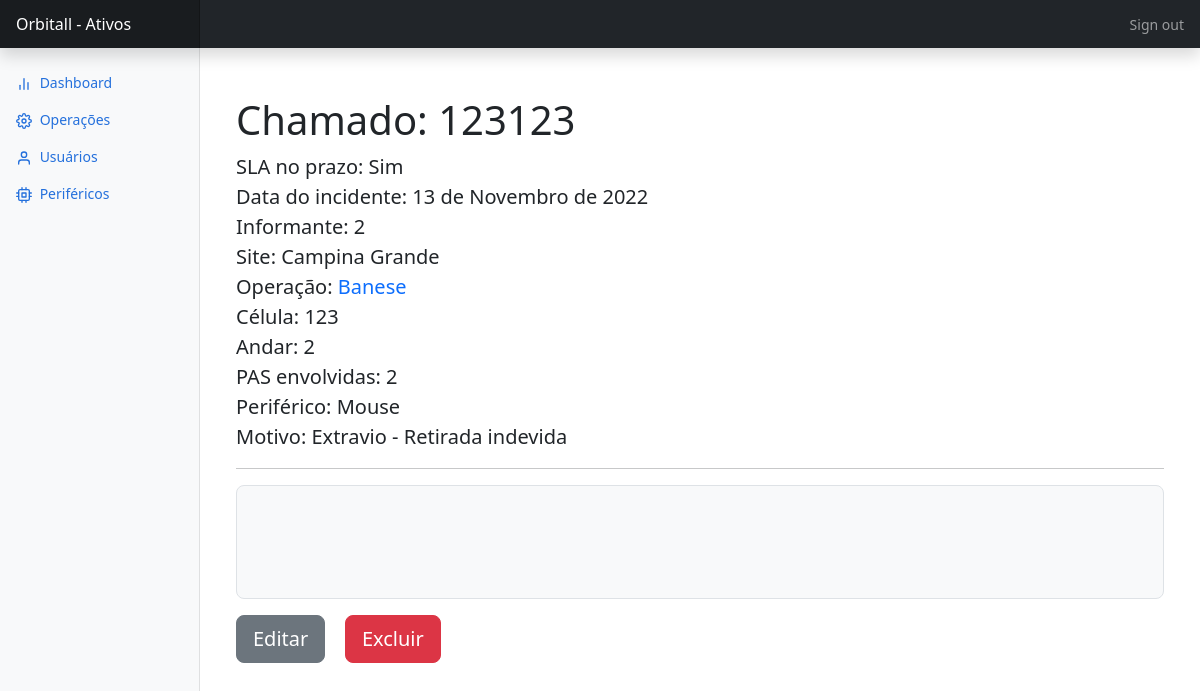
Page /home/incidente/123123 on the committed database.
### cadastroEquipamento/models.py (models this page shows, shortened)
class TblSolicitacao(models.Model):
    MOTIVO_CHOICES = (
        ("extravio","Extravio - Retirada indevida"),
        ("adicao","Adição Novo"),
        ("quebra","Quebra - Por Desgaste"),
        ("quebra_mal_uso","Quebra - Mal Uso"),
        ("troca","Troca")
    )
    chamado = models.CharField(max_length=7, unique=True)
    sla = models.BooleanField(default=False)
    data_incidentes = models.DateField(auto_now_add=True)
    solicitante = models.CharField(max_length=50)
    site = models.CharField(max_length=50)
    operacao = models.ForeignKey("TblOperacao", on_delete=models.DO_NOTHING , related_name="incidentes_ativos")
    andar = models.CharField(max_length=10)
    periferico = models.ForeignKey("TblPeriferico", on_delete=models.DO_NOTHING, related_name="perifericos")
    motivo = models.CharField(max_length=50, choices=MOTIVO_CHOICES, blank=False, null=False)
    observacao = models.TextField(max_length=50)
    pas = models.TextField(max_length=30)
    class Meta:
        managed = True
        db_table = 'tbl_solicitacao'
    def get_absolute_url(self):
        return reverse("incidente_details", kwargs={'chamado': self.chamado})

class TblOperacao(models.Model):
    operacao = models.CharField(unique=True, max_length=15)
    celula = models.IntegerField(default=0)
    qtd_solicitacao = models.IntegerField(blank=True, default=0)
    observacao = models.TextField()
    class Meta:
        managed = True
        db_table = 'tbl_operacao'
    def __str__(self):
        return self.operacao
    def get_absolute_url(self):
            return reverse("operacao_details", kwargs={'pk':self.pk})

class TblPeriferico(models.Model):
    tipo = models.CharField(max_length=50)
    qtd_periferico = models.IntegerField(blank=True, default=0)
    class Meta:
        managed = True
        db_table = "tbl_periferico"
    def __str__(self):
        return self.tipo

### cadastroEquipamento/views.py (the view, shortened to what this page needs)
# urls.py: path('incidente/<slug:chamado>', views.incidente_details, name='incidente_details'),
def incidente_details(request, chamado):
    incidente = get_object_or_404(TblSolicitacao, chamado = chamado)
    incidente_antigo = incidente
    perifericos = TblPeriferico.objects.all()
    operacoes = TblOperacao.objects.all()
    operacaoAntiga = incidente.operacao.operacao
    perifericoAntigo = incidente.periferico.tipo
    return render(request, "cadastroEquipamento/html/incidenteDetails.html", {'incidente':incidente, "perifericos":perifericos, "operacoes":operacoes, "motivos":TblSolicitacao.MOTIVO_CHOICES})

### templates/cadastroEquipamento/html/incidenteDetails.html (shortened to what this page needs)
{% extends 'cadastroEquipamento/html/base.html' %}
{% block main %}
    <main class="col-md-9 ms-sm-auto col-lg-10 px-md-4">
      <div class="container">
        <h1 class="mt-5">Chamado: {{incidente.chamado}}</h1>
        <p class="lead">
            SLA no prazo: <strong>{% if incidente.sla == True %}Sim {% else %} Não{% endif %}</strong> <br>
            Data do incidente: <strong>{{incidente.data_incidentes}}</strong> <br>
            Informante: <strong>{{incidente.solicitante}}</strong> <br>
            Site: <strong>{{incidente.site}}</strong> <br>
            Operação: <strong><a class="linkFormat" href="{{incidente.operacao.get_absolute_url}}"> {{incidente.operacao}} </a></strong> <br>
            Célula: <strong>{{incidente.operacao.celula}}</strong> <br>
            Andar: <strong>{{incidente.andar}}</strong> <br>
            PAS envolvidas: <strong>{{incidente.pas}}</strong> <br>
            Periférico: <strong>{{incidente.periferico}}</strong> <br>
            Motivo: <strong>{{incidente.motivo}}</strong>
        </p>
        <hr>
        <div class="h-100 p-5 bg-light border rounded-3">
        </div>
        <div id="container_btns">
          <button type='button' class='btn btn-secondary btn-lg my-3' data-bs-toggle="modal" data-bs-target="#modalSheet"> <a class="linkFormatBtn" href="#">Editar</a></button>
          <button type='button' class='btn btn-danger btn-lg mx-3'> <a class="linkFormatBtn" href="{% url 'deletar' incidente.id %}">Excluir</a></button>
        </div>
    </main>
{% endblock main %}

### templates/cadastroEquipamento/css/dashboard.css (style rules this page uses)
body { font-size: .875rem; }

### rows in the picture
TblSolicitacao: chamado "123123", data_incidentes "13 de Novembro de 2022", solicitante "2", site "Campina Grande", operacao "Banese", operacao.celula "123", andar "2", pas "2", periferico "Mouse", motivo "Extravio - Retirada indevida"
